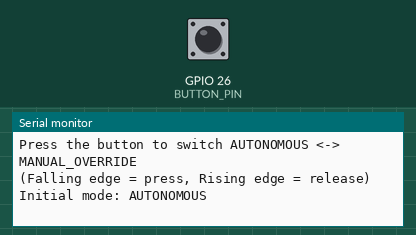
A sketch run on a simulated ESP32. On the bench: the last lines printed to the serial monitor. The inputs (shaded band) are chosen by the test bench; at power-on: GPIO 26 (BUTTON_PIN) HIGH.

Above: at 1.5 s.
1.6 s: GPIO 26 (BUTTON_PIN) pulled LOW for 0.15 s
At 2.9 s:
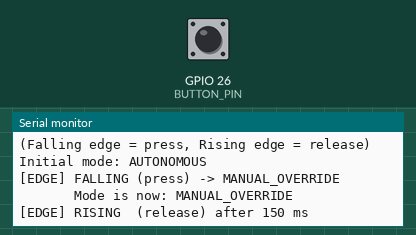
3.2 s: GPIO 26 (BUTTON_PIN) pulled LOW for 1 s
At 3.7 s:
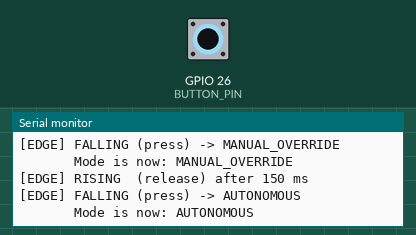
5.7 s: GPIO 26 (BUTTON_PIN) pulled LOW for 3.2 s
At 6.8 s:
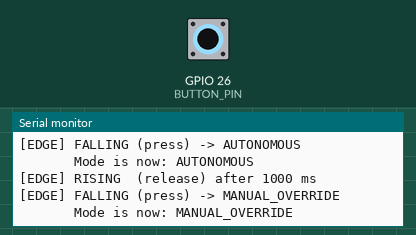

Measured:
- after the input at 1.6 s, the serial monitor: prints a new line at once (image 1)
- after the input at 3.2 s, the serial monitor: prints a new line at once (image 2)
- after the input at 5.7 s, the serial monitor: prints a new line at once (image 3)

The sketch:

Pushbutton_press.ino
```cpp
/*
#include <Arduino.h>

#define BUTTON_PIN 26

void setup() {
  Serial.begin(115200);
  delay(300);
  Serial.println(F("=== TEST: Pushbutton raw read (GPIO26, INPUT_PULLUP) ==="));
  pinMode(BUTTON_PIN, INPUT_PULLUP);
}

void loop() {
  int v = digitalRead(BUTTON_PIN);
  Serial.print(F("Button raw = "));
  Serial.println(v == LOW ? "LOW (pressed)" : "HIGH (released)");
  delay(200);
}

*/

// TESTING AND UNDERSTANDING RISING AND FALLING EDGE
#include <Arduino.h>

#define BUTTON_PIN 26   // same pin as your main firmware

// Mode enum mirroring your main firmware
enum SystemMode { AUTONOMOUS, MANUAL_OVERRIDE };
volatile SystemMode currentMode = AUTONOMOUS;

// ISR-shared flags
volatile bool          buttonChanged  = false;
volatile bool          buttonLevelLow = false;
volatile unsigned long buttonEdgeMs   = 0;

// Debounce window
const unsigned long DEBOUNCE_MS = 40;


void IRAM_ATTR onButtonEdge() {
  buttonLevelLow = (digitalRead(BUTTON_PIN) == LOW);
  buttonEdgeMs   = millis();
  buttonChanged  = true;
}

void setup() {
  Serial.begin(115200);
  delay(300);
  Serial.println(F("=== TEST: Interrupt-driven pushbutton mode toggle ==="));
  Serial.println(F("Press the button to switch AUTONOMOUS <-> MANUAL_OVERRIDE"));
  Serial.println(F("(Falling edge = press, Rising edge = release)"));

  // INPUT_PULLUP: pin idles HIGH, button pulls it LOW when pressed
  pinMode(BUTTON_PIN, INPUT_PULLUP);

  // Attach ISR to BOTH edges so we can debounce press and release
  // independently (see main firmware for why this matters on Wokwi).
  attachInterrupt(digitalPinToInterrupt(BUTTON_PIN),
                  onButtonEdge,
                  CHANGE);

  Serial.print(F("Initial mode: "));
  Serial.println(currentMode == AUTONOMOUS ? F("AUTONOMOUS") : F("MANUAL_OVERRIDE"));
}

void loop() {
  // Main-loop processing of edges — never do this inside the ISR.
  static bool lastPressedState = false;
  static unsigned long lastPressMs   = 0;
  static unsigned long lastReleaseMs = 0;

  if (!buttonChanged) return;   // nothing new since last loop

  // Copy ISR-shared values atomically
  bool levelLow;
  unsigned long edgeMs;
  noInterrupts();
  levelLow      = buttonLevelLow;
  edgeMs        = buttonEdgeMs;
  buttonChanged = false;
  interrupts();

  // ---- Falling edge: button just PRESSED ----
  if (levelLow && !lastPressedState) {
    if (edgeMs - lastPressMs < DEBOUNCE_MS) return;   // bounce, ignore
    lastPressMs = edgeMs;
    lastPressedState = true;

    // Fire the mode toggle right here on the press edge
    if (currentMode == AUTONOMOUS) {
      currentMode = MANUAL_OVERRIDE;
      Serial.println(F("[EDGE] FALLING (press) -> MANUAL_OVERRIDE"));
    } else {
      currentMode = AUTONOMOUS;
      Serial.println(F("[EDGE] FALLING (press) -> AUTONOMOUS"));
    }

    Serial.print(F("       Mode is now: "));
    Serial.println(currentMode == AUTONOMOUS ? F("AUTONOMOUS") : F("MANUAL_OVERRIDE"));
  }

  // ---- Rising edge: button just RELEASED ----
  else if (!levelLow && lastPressedState) {
    if (edgeMs - lastReleaseMs < DEBOUNCE_MS) return;
    lastReleaseMs = edgeMs;
    lastPressedState = false;
    Serial.print(F("[EDGE] RISING  (release) after "));
    Serial.print(edgeMs - lastPressMs);
    Serial.println(F(" ms"));
  }
}
```
